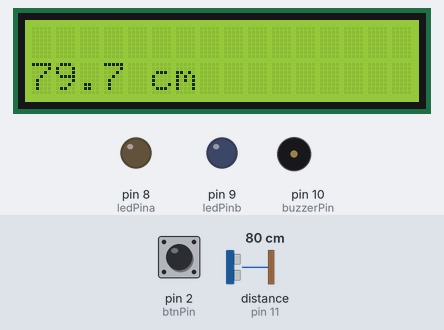
The sketch below on a simulated Arduino Uno, built with avr-gcc and run on an emulated ATmega328P. Parts: 16×2 character LCD, output pins drawn as LEDs (lit = HIGH), buzzer (waves = sounding). Wiring (inferred from the names in the program): ultrasonic range finder: trigger pin 12; echo pin 11. Dashed ring = blinking. Inputs (shaded band) come from the test bench; at power-on: distance to the obstacle (sensor on pin 11) 80 cm, pin 2 (btnPin) HIGH. The echo pulse lasts 58.3 µs per cm; pins used as bus, display or sensor lines are not drawn; what the sketch prints to the serial monitor is not drawn.

Above: at 2.2 s.
2.3 s: distance to the obstacle (sensor on pin 11) set to 18 cm
3.8 s: distance to the obstacle (sensor on pin 11) set to 14 cm
At 3.93 s:
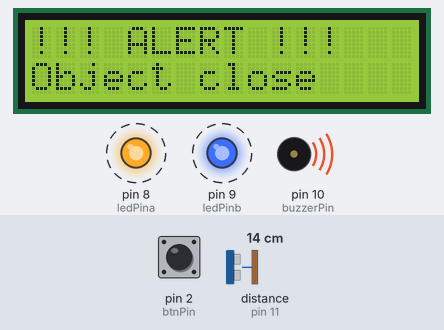
6.0 s: pin 2 (btnPin) pulled LOW for 3.2 s
At 7.2 s:
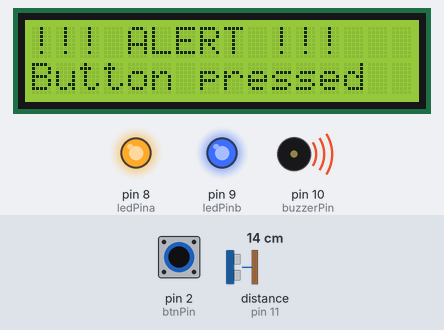
9.8 s: distance to the obstacle (sensor on pin 11) set to 60 cm
At 10.5 s:
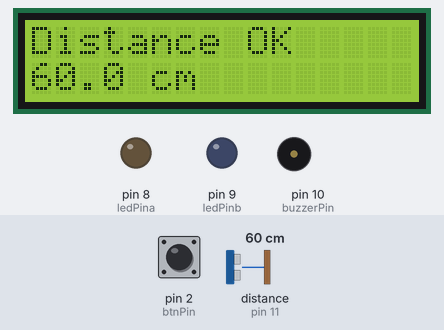
11.4 s: pin 2 (btnPin) pulled LOW for 0.15 s
At 11.51 s:
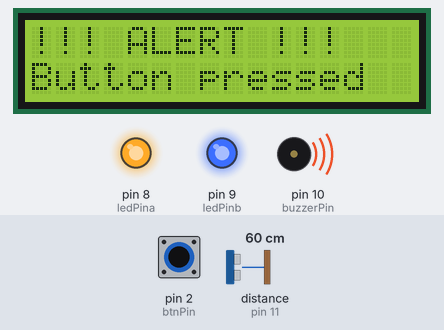
Timing chart, 0 to 13.1 s (numbered marks = the images above; inputs shaded):
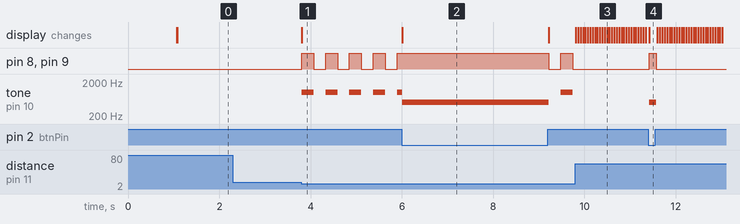

Measured:
- the behaviour switches between 16 and 15 cm on distance to the obstacle (sensor on pin 11) (found by bisection; images 0 and 1)
- after the input at 2.3 s, every drawn part: stays the same
- after the input at 3.8 s, pin 8 (ledPina), pin 9 (ledPinb): alternates HIGH for 0.26 s and LOW for 0.26 s, starting at once; tone on pin 10 (buzzerPin): alternates 1000 Hz for 0.26 s and silent for 0.26 s, starting at once; the display: changes at once (image 1)
- after the input at 6.0 s, the display: changes at once (image 2)
- after the input at 9.8 s, pin 8 (ledPina), pin 9 (ledPinb): stops changing and stays LOW; tone on pin 10 (buzzerPin): stops changing and stays silent; the display: first changes at once (image 3 shows a later state)
- after the input at 11.4 s, pin 8 (ledPina), pin 9 (ledPinb): LOW → HIGH at once, → LOW 0.15 s later; tone on pin 10 (buzzerPin): silent → 500 Hz at once, → silent 0.15 s later; the display: changes at once (image 4)

The sketch:

ultrasonic_sensor_with_lcd.ino
```cpp
#include <Arduino.h>
#include <LiquidCrystal.h>

// Pin assignments
const int ledPina = 8;
const int ledPinb = 9;
const int buzzerPin = 10;
const int trigPin   = 12;
const int echoPin   = 11;
const int btnPin    = 2;

// LCD wiring (check yours!)
LiquidCrystal lcd(7, 6, 5, 4, 3, A0);

// Ultrasonic settings
#define MAX_DISTANCE 200
unsigned long timeOut = MAX_DISTANCE * 58UL;

// Timers
unsigned long previousMillis = 0;
const long blinkInterval = 250;
bool ledState = false;

// Track display mode
enum Mode { SAFE, ALERT_OBJECT, ALERT_BUTTON };
Mode currentMode = SAFE;

void setup() {
  pinMode(ledPina, OUTPUT);
  pinMode(ledPinb, OUTPUT);
  pinMode(buzzerPin, OUTPUT);
  pinMode(trigPin, OUTPUT);
  pinMode(echoPin, INPUT);
  pinMode(btnPin, INPUT_PULLUP); // button → GND when pressed

  Serial.begin(9600);

  // LCD init
  lcd.begin(16, 2);
  lcd.clear();
  lcd.print("System Ready");
  delay(1000);
  lcd.clear();

  // Backlight wiring: pin15 (A) → 5V, pin16 (K) → GND
}

void loop() {
  int buttonState = digitalRead(btnPin);
  float distance = getSonar();
  Serial.println(distance);

  unsigned long currentMillis = millis();
  bool objectClose = (distance > 0 && distance < 15);

  // --- Button pressed ---
  if (buttonState == LOW) {
    // Update LCD only if mode changed
    if (currentMode != ALERT_BUTTON) {
      currentMode = ALERT_BUTTON;
      lcd.clear();
      lcd.setCursor(0, 0);
      lcd.print("!!! ALERT !!!");
      lcd.setCursor(0, 1);
      lcd.print("Button pressed");
    }

    // Solid LEDs + continuous buzzer
    digitalWrite(ledPina, HIGH);
    digitalWrite(ledPinb, HIGH);
    tone(buzzerPin, 500);
  }

  // --- Object close ---
  else if (objectClose) {
    if (currentMode != ALERT_OBJECT) {
      currentMode = ALERT_OBJECT;
      lcd.clear();
      lcd.setCursor(0, 0);
      lcd.print("!!! ALERT !!!");
      lcd.setCursor(0, 1);
      lcd.print("Object close");
    }

    // Blink LEDs and buzzer
    if (currentMillis - previousMillis >= blinkInterval) {
      previousMillis = currentMillis;
      ledState = !ledState;
      digitalWrite(ledPina, ledState);
      digitalWrite(ledPinb, ledState);
      if (ledState) tone(buzzerPin, 1000);
      else          noTone(buzzerPin);
    }
  }

  // --- Safe (>=20 cm) ---
  else if (distance >= 20) {
    if (currentMode != SAFE) {
      currentMode = SAFE;
      lcd.clear();
      lcd.setCursor(0, 0);
      lcd.print("Distance OK");
    }

    // LEDs & buzzer off
    digitalWrite(ledPina, LOW);
    digitalWrite(ledPinb, LOW);
    noTone(buzzerPin);

    lcd.setCursor(0, 1);
    if (distance > 0)
      lcd.print(String(distance, 1) + " cm     ");
    else
      lcd.print("No signal     ");
  }

  delay(20); // small loop delay
}

// --- Ultrasonic function ---
float getSonar() {
  // Send trigger pulse
  digitalWrite(trigPin, LOW);
  delayMicroseconds(2);
  digitalWrite(trigPin, HIGH);
  delayMicroseconds(10);
  digitalWrite(trigPin, LOW);

  // Read echo
  unsigned long pingTime = pulseIn(echoPin, HIGH, 20000UL); // 20ms timeout
  if (pingTime == 0) return -1;

  float distance = pingTime * 0.0343 / 2.0;
  return distance;
}
```
